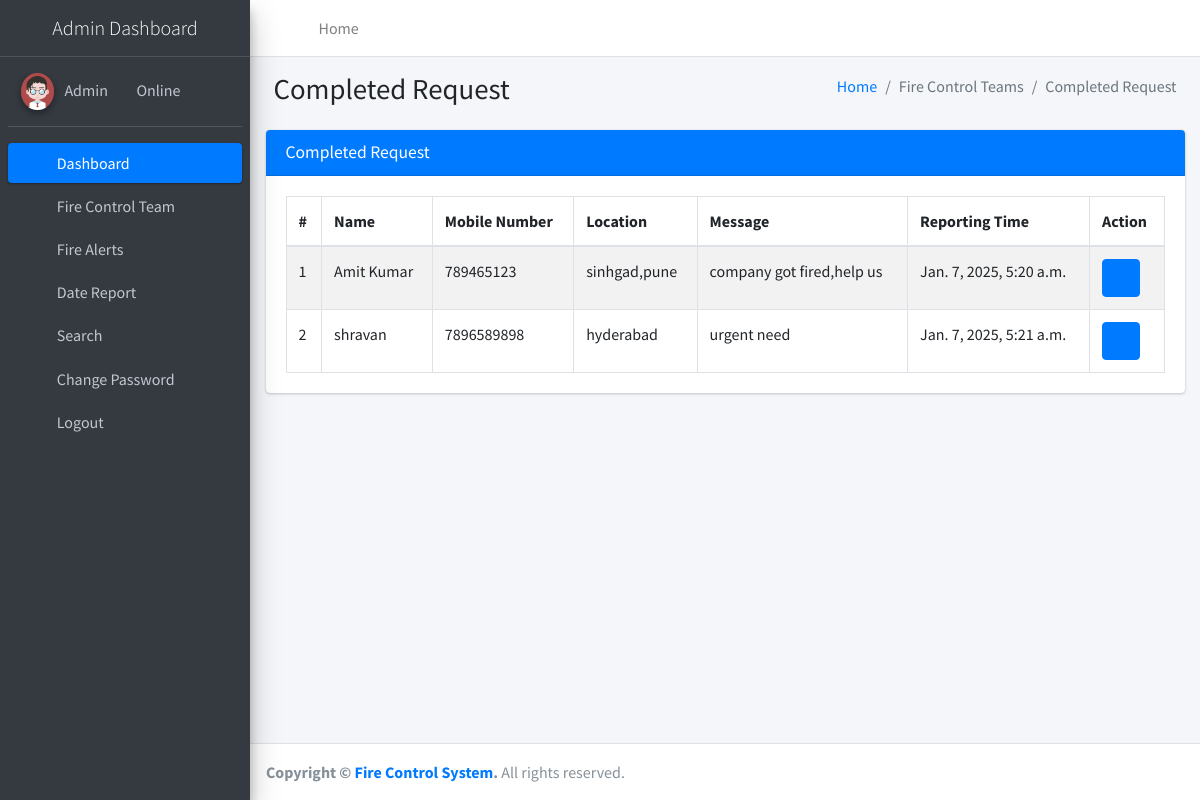
Screenshot of /completeRequest (signed in) with the database file from the repository.
### firereport/models.py (models this page shows, shortened)
class Firereport(models.Model):
    FullName = models.CharField(max_length=250, null=True)
    MobileNumber = models.CharField(max_length=12, null=True)
    Location = models.CharField(max_length=200, null=True)
    Message = models.CharField(max_length=200, null=True)
    AssignTo = models.ForeignKey(Teams, on_delete=models.CASCADE, null=True)
    Status = models.CharField(max_length=150, null=True)
    Postingdate = models.DateTimeField(auto_now_add=True)
    AssignedTime = models.CharField(max_length=150, null=True)
    UpdationDate = models.DateTimeField(null=True)

### firereport/views.py (the view)
# urls.py: path('completeRequest', completeRequest, name='completeRequest'),
def completeRequest(request):
    if not request.user.is_authenticated:
        return redirect('admin_login')
    firereport = Firereport.objects.filter(Status='Request Completed')
    return render(request, 'admin/completeRequest.html', locals())

### firereport/templates/admin/completeRequest.html
{% extends 'adminNavbar.html' %}
{% block main %}
{% load static %}
<section class="content">
    <div class="content-header">
        <div class="container-fluid">
            <div class="row mb-2">
                <div class="col-sm-6">
                    <h1 class="m-0">Completed Request</h1>
                </div>
                <div class="col-sm-6">
                    <ol class="breadcrumb float-sm-right">
                        <li class="breadcrumb-item"><a href="{% url 'dashboard' %}">Home</a></li>
                        <li class="breadcrumb-item active">Fire Control Teams</li>
                        <li class="breadcrumb-item active">Completed Request</li>
                    </ol>
                </div>
            </div>
        </div>
    </div>
    <div class="container-fluid">
        <div class="row">
            <div class="col-md-12">
                <div class="card card-primary">
                    <div class="card-header">
                        <h3 class="card-title">Completed Request</h3>
                    </div>
                    <div class="card-body">
                        <table id="example1" class="table table-bordered table-striped">
                            <thead>
                            <tr>
                                <th>#</th>
                                <th>Name</th>
                                <th>Mobile Number</th>
                                <th>Location</th>
                                <th>Message</th>
                                <th>Reporting Time</th>
                                <th>Action</th>
                            </tr>
                            </thead>
                            <tbody>
                            {% for i in firereport %}
                            <tr>
                                <td>{{forloop.counter}}</td>
                                <td>{{i.FullName}}</td>
                                <td>{{i.MobileNumber}}</td>
                                <td>{{i.Location}}</td>
                                <td>{{i.Message}}</td>
                                <td>{{i.Postingdate}}</td>
                                <td>
                                    <div class="btn-group">
                                        <a class="btn btn-primary" href="{% url 'viewRequestDetails' i.id %}"><i
                                                class="fa fa-eye"></i></a>
                                    </div>
                                </td>
                            </tr>
                            {% endfor %}
                            </tbody>
                        </table>
                    </div>
                </div>
            </div>
        </div>
    </div>
</section>
{% endblock %}

### rows the page displays
Firereport: FullName "Amit Kumar", MobileNumber "789465123", Location "sinhgad,pune", Message "company got fired,help us", Postingdate "Jan. 7, 2025, 5:20 a.m."
Firereport: FullName "shravan", MobileNumber "7896589898", Location "hyderabad", Message "urgent need", Postingdate "Jan. 7, 2025, 5:21 a.m."
